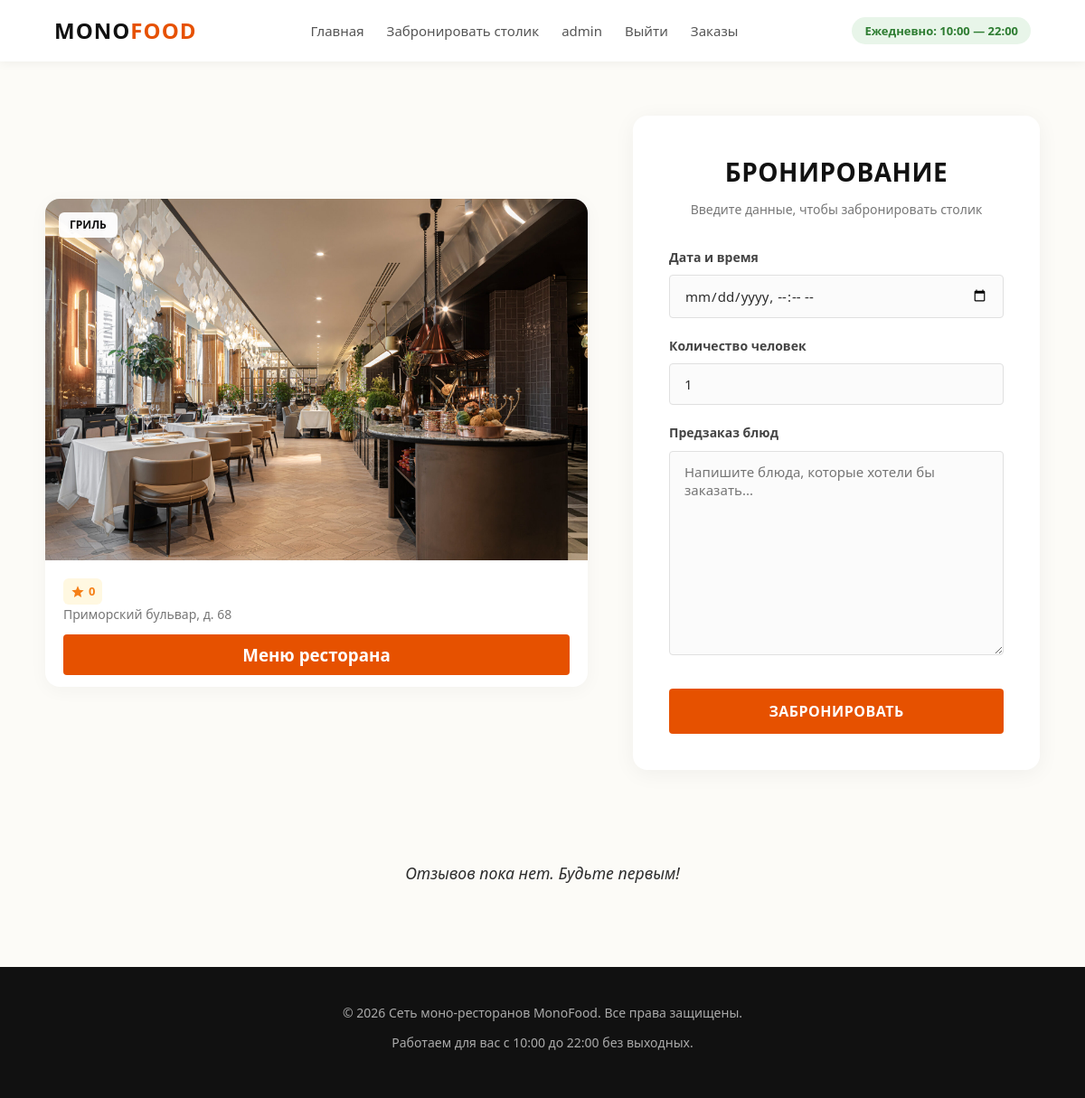
The page /restaurants/booking/2 (signed in) on the database its author committed.
### users/models.py (models this page shows)
class User(AbstractUser):
    image = models.ImageField(upload_to="users_media", blank=True)

### bookings/models.py (models this page shows, shortened)
class Restaurant(models.Model):
    image = models.ImageField(upload_to="restaurants_media", blank=True)
    address = models.CharField(max_length=128, unique=True)
    category = models.ForeignKey(RestaurantCategory, on_delete=models.CASCADE)
    menu = models.FileField(upload_to="restaurants_menu", blank=True)

class RestaurantCategory(models.Model):
    image = models.ImageField(upload_to="restaurants_media", blank=True)
    name = models.CharField(max_length=64, unique=True)
    description = models.TextField(blank=True)

### bookings/views.py (the view)
# urls.py: path('booking/<int:restaurant_id>', booking, name='booking'),
@login_required()
def booking(request, restaurant_id):
    if request.method == "POST":
        form = BookingForm(data=request.POST)
        if form.is_valid():
            booking_instance = form.save(commit=False)
            booking_instance.restaurant = Restaurant.objects.get(id=restaurant_id)
            booking_instance.user = request.user
            if booking_instance.restaurant not in list(map(lambda booking1: booking1.restaurant, Booking.objects.filter(user=request.user))):
                booking_instance.save()
                return HttpResponseRedirect(reverse('restaurants:basket'))
    else:
        form = BookingForm()
    context = {
        "title": "Сеть моно-ресторанов | Бронирование",
        "restaurant": Restaurant.objects.get(id=restaurant_id),
        "feedbacks": Feedback.objects.filter(restaurant=Restaurant.objects.get(id=restaurant_id)),
        "form": form
    }
    avg = lambda lst: sum(lst) / len(lst)
    if context["feedbacks"]:
        context["rating"] = round(avg(list(map(lambda fb: fb.mark, context["feedbacks"]))), 1)
    else:
        context["rating"] = 0
    return render(request, "bookings/booking.html", context=context)

### bookings/forms.py
class BookingForm(forms.ModelForm):
    time = forms.DateTimeField(widget=forms.DateTimeInput(attrs={
        "type": "datetime-local",
        "class": "form-group-input"
    }))
    peoples = forms.IntegerField(widget=forms.NumberInput(attrs={
        "class": "form-group-input",
        "value": "1",
        "min": "1"
    }))
    pre_order = forms.CharField(widget=forms.Textarea(attrs={
        "class": "form-group-textarea",
        "placeholder": "Напишите блюда, которые хотели бы заказать..."
    }))
    class Meta:
        model = Booking
        fields = ("time", "peoples", "pre_order")

### bookings/templates/bookings/booking.html (shortened to what this page needs)
{% extends "bookings/base.html" %}
{% load static %}
{% block css %}
    <link rel="stylesheet" href="{% static 'css/booking.css' %}">
{% endblock %}
{% block content %}
    <main class="auth-section">
        <article class="restaurant-card">
            <div class="restaurant-img-wrapper">
                <img src="/media/{{ restaurant.image }}" alt="Ресторан" class="restaurant-img">
                <span class="restaurant-badge">{{ restaurant.category.name }}</span>
            </div>
            <div class="restaurant-content">
                <div class="restaurant-meta">
                    <div class="restaurant-rating">
                        <svg class="star-icon" viewBox="0 0 24 24"><path d="M12 17.27L18.18 21l-1.64-7.03L22 9.24l-7.19-.61L12 2 9.19 8.63 2 9.24l5.46 4.73L5.82 21z"/></svg>
                        <span>{{ rating }}</span>
                    </div>
                </div>
                <p class="restaurant-address">{{ restaurant.address }}</p>
                <div class="restaurant-menu">
                    <a href="/media/{{ restaurant.menu }}" download="menu.jpg"><h3>Меню ресторана</h3></a>
                </div>
            </div>
        </article>
        <div class="form-container">
            <h2>Бронирование</h2>
            <p class="form-subtitle">Введите данные, чтобы забронировать столик</p>
            <form action="{% url 'restaurants:booking' restaurant.id %}" method="POST">
                <div class="form-group">
                    <label for="{{ form.time.id_for_label }}">Дата и время</label>
                    {{ form.time }}
                </div>
                <div class="form-group">
                    <label for="{{ form.peoples.id_for_label }}">Количество человек</label>
                    {{ form.peoples }}
                </div>
                <div class="form-group">
                    <label for="{{ form.pre_order.id_for_label }}">Предзаказ блюд</label>
                    {{ form.pre_order }}
                </div>
                <button type="submit" class="btn-submit">Забронировать</button>
            </form>
        </div>
    </main>
    <section class="feedback-grid">
        {% for feedback in feedbacks %}
            <div class="feedback-card">
                <div class="card-header">
                    <div class="user-info">
                        {% if feedback.user.image %}
                            <img src="/media/{{ feedback.user.image }}" alt="{{ feedback.user.name }}" class="user-avatar">
                        {% else %}
                            <div class="user-avatar-placeholder">{{ feedback.user.username|default:"Г"|slice:":1" }}</div>
                        {% endif %}
                        <span class="guest-name">{{ feedback.user.username|default:"Гость" }}</span>
                    </div>
                </div>
                <div class="rating-stars">
                    {% if feedback.mark == 5 %}★★★★★
                    {% elif feedback.mark == 4 %}★★★★☆
                    {% elif feedback.mark == 3 %}★★★☆☆
                    {% elif feedback.mark == 2 %}★★☆☆☆
                    {% else %}★☆☆☆☆
                    {% endif %}
                </div>
                <p class="feedback-text">{{ feedback.text }}</p>
            </div>
        {% empty %}
            <p class="no-feedbacks">Отзывов пока нет. Будьте первым!</p>
        {% endfor %}
    </section>
{% endblock %}

### bookings/templates/bookings/base.html (shortened to what this page needs)
{% load static %}
<!DOCTYPE html>
<html lang="ru">
<head>
    <link rel="stylesheet" href="{% static 'css/style.css' %}">
    {% block css %}{% endblock %}
</head>
<body>
    <header>
        <div class="container header-box">
            <div class="logo">Mono<span>Food</span></div>
            <nav class="nav-menu">
                <a href="{% url 'index' %}" class="nav-link">Главная</a>
                <a href="{% url 'restaurants:index' %}" class="nav-link">Забронировать столик</a>
                {% if user.is_authenticated %}
                    <a href="{% url 'users:personal_account' %}" class="nav-link">{{ user.username }}</a>
                    <a href="{% url 'users:logout' %}" class="nav-link">Выйти</a>
                    <a href="{% url 'restaurants:basket' %}" class="nav-link">Заказы</a>
                {% else %}
                    <a href="{% url 'users:login' %}" class="nav-link">Войти</a>
                    <a href="{% url 'users:register' %}" class="nav-link">Зарегистрироваться</a>
                {% endif %}
            </nav>
            <div class="info-block">
                <span class="work-time">Ежедневно: 10:00 — 22:00</span>
            </div>
        </div>
    </header>
    {% block content %}{% endblock %}
    <footer>
        <div class="container">
            <p>&copy; 2026 Сеть моно-ресторанов MonoFood. Все права защищены.</p>
            <p>Работаем для вас с 10:00 до 22:00 без выходных.</p>
        </div>
    </footer>
</body>
</html>

### static/css/style.css (style rules this page uses)
* { margin: 0; padding: 0; box-sizing: border-box; font-family: 'Segoe UI', Tahoma, Geneva, Verdana, sans-serif; scroll-behavior: smooth; }
body { background-color: #fcfbf7; color: #2c2c2c; line-height: 1.6; }
.container { width: 90%; max-width: 1200px; margin: 0 auto; }
header { background-color: #ffffff; padding: 15px 0; box-shadow: 0 2px 10px rgba(0,0,0,0.05); position: sticky; top: 0; z-index: 100; }
.header-box { display: flex; justify-content: space-between; align-items: center; }
.logo { font-size: 24px; font-weight: bold; text-transform: uppercase; letter-spacing: 1px; color: #111; }
.logo span { color: #e65100; }
.nav-menu { display: flex; gap: 25px; }
.nav-link { text-decoration: none; color: #555; font-weight: 500; font-size: 15px; transition: color 0.2s ease; }
.info-block { text-align: right; }
.work-time { font-weight: 600; color: #2e7d32; background-color: #e8f5e9; padding: 6px 14px; border-radius: 20px; font-size: 13px; }
footer { background-color: #111; color: #aaa; padding: 40px 0; text-align: center; font-size: 14px; }
footer p { margin-bottom: 10px; }

### static/css/booking.css (style rules this page uses)
.restaurant-card { background-color: #ffffff; border-radius: 16px; overflow: hidden; box-shadow: 0 4px 20px rgba(0,0,0,0.04); transition: transform 0.3s ease, box-shadow 0.3s ease; height: 540px; margin: 0 50px 0 0; }
.restaurant-img-wrapper { position: relative; height: 400px; overflow: hidden; background-color: #eaeaea; }
.restaurant-img { width: 100%; height: 100%; object-fit: cover; transition: transform 0.5s ease; }
.restaurant-badge { position: absolute; top: 15px; left: 15px; background-color: rgba(255, 255, 255, 0.95); color: #111; font-size: 12px; font-weight: 700; padding: 4px 12px; border-radius: 6px; text-transform: uppercase; z-index: 2; }
.restaurant-content { padding: 20px; }
.restaurant-meta { display: flex; justify-content: space-between; align-items: center; }
.restaurant-rating { display: flex; align-items: center; gap: 4px; background-color: #fff8e1; color: #f57f17; padding: 4px 8px; border-radius: 6px; font-size: 13px; font-weight: 700; }
.star-icon { width: 16px; height: 16px; fill: #f57f17; }
.restaurant-address { font-size: 14px; color: #777; font-weight: 500; }
.restaurant-menu { background-color: #e65100; padding: 8px 4px 8px 4px; border-radius: 4px; text-align: center; margin: 10px 0; transition: background-color 0.2s ease, transform 0.1s ease; }
.restaurant-menu a { text-decoration: none; color: #ffffff; }
.auth-section { flex: 1; display: flex; align-items: center; justify-content: center; padding: 60px 20px; }
.form-container { background-color: #ffffff; width: 100%; max-width: 450px; padding: 40px; border-radius: 16px; box-shadow: 0 4px 25px rgba(0,0,0,0.05); }
.form-container h2 { font-size: 28px; color: #111; margin-bottom: 8px; text-align: center; text-transform: uppercase; letter-spacing: 0.5px; }
.form-subtitle { font-size: 14px; color: #777; text-align: center; margin-bottom: 30px; }
.form-group { margin-bottom: 20px; }
.form-group label { display: block; font-size: 14px; font-weight: 600; margin-bottom: 8px; color: #444; }
.form-group-input { width: 100%; padding: 12px 16px; font-size: 15px; border: 1px solid #e0e0e0; border-radius: 4px; background-color: #fbfbfb; color: #2c2c2c; transition: border-color 0.2s ease, box-shadow 0.2s ease; outline: none; }
.btn-submit { width: 100%; padding: 14px; font-size: 16px; font-weight: 600; color: #ffffff; background-color: #e65100; border: none; border-radius: 4px; cursor: pointer; text-transform: uppercase; letter-spacing: 0.5px; transition: background-color 0.2s ease, transform 0.1s ease; margin-top: 10px; }
.feedback-grid { display: grid; grid-template-columns: repeat(auto-fill, minmax(320px, 1fr)); gap: 24px; margin: 0 60px 50px 60px; }
.no-feedbacks { grid-column: 1 / -1; text-align: center; color: var(--text-muted); font-style: italic; padding: 40px; font-size: 1.1rem; }
.form-group-textarea { width: 100%; padding: 12px 16px; font-size: 15px; border: 1px solid #e0e0e0; border-radius: 4px; background-color: #fbfbfb; color: #2c2c2c; transition: border-color 0.2s ease, box-shadow 0.2s ease; outline: none; resize: vertical; font-family: inherit; }

### rows shown on the page
User: username "admin"
Restaurant: image (picture), category.name "ГРИЛЬ", address "Приморский бульвар, д. 68"

### other values the page prints
{{ rating }} "0"
